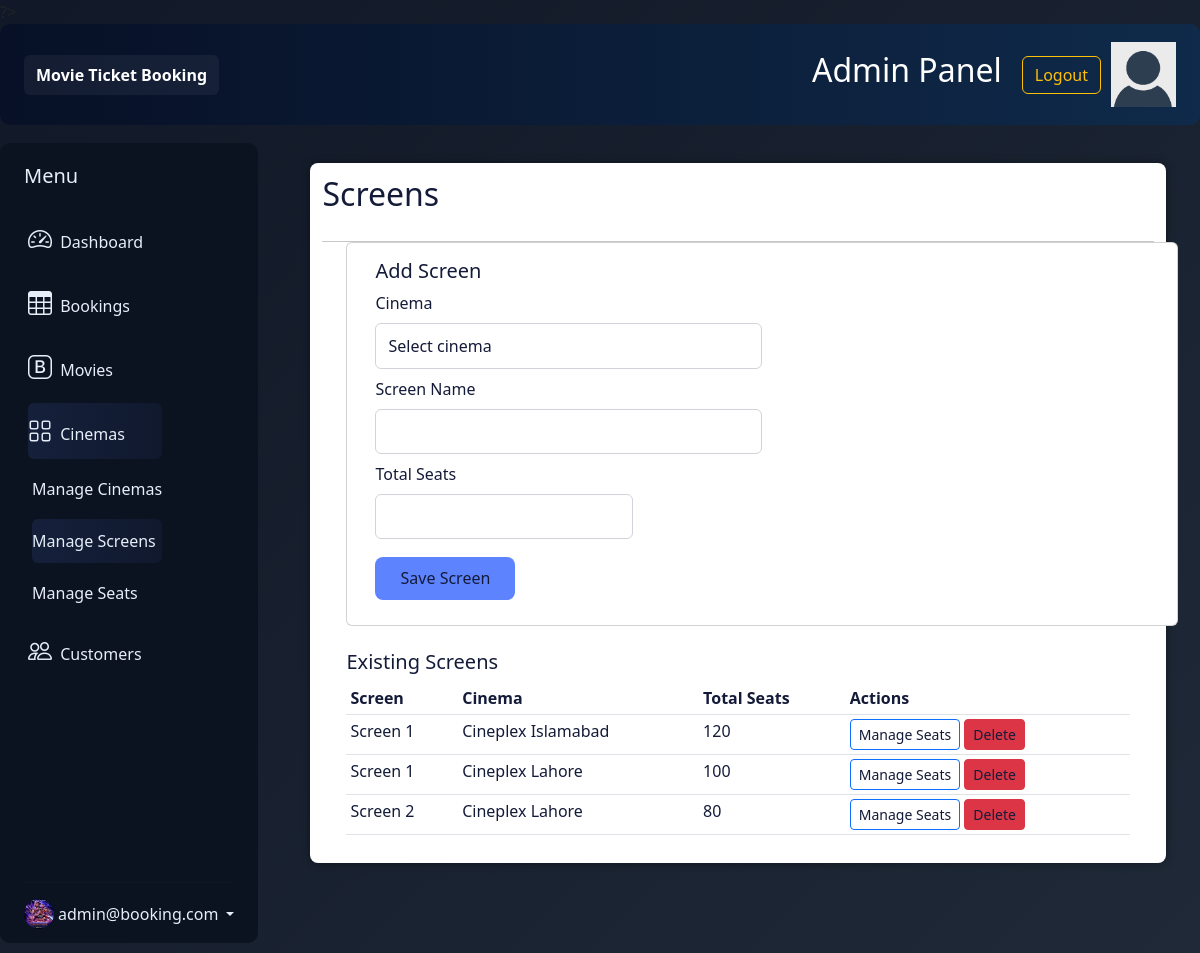
The app's page /admin/screens.php (signed in) with its own data.
### tables this page shows
CREATE TABLE screen (
    screen_id INT AUTO_INCREMENT PRIMARY KEY,
    screen_name VARCHAR(100) NOT NULL,
    total_seats INT NOT NULL,
    cinema_id INT NOT NULL,

    CHECK (total_seats > 0),

    FOREIGN KEY (cinema_id)
    REFERENCES cinema(cinema_id)
    ON DELETE CASCADE
);

CREATE TABLE cinema (
    cinema_id INT AUTO_INCREMENT PRIMARY KEY,
    cinema_name VARCHAR(150) NOT NULL,
    city VARCHAR(100) NOT NULL,
    address VARCHAR(300) NOT NULL,
    phone VARCHAR(20)
);

### admin/screens.php (the view, shortened to what this page needs)
<?php
include 'config.php';
$cinema_id = isset($_GET['cinema_id']) ? intval($_GET['cinema_id']) : 0;
$screens = [];
$sres = mysqli_query($con, "SELECT sc.*, c.cinema_name FROM screen sc JOIN cinema c ON sc.cinema_id = c.cinema_id " . ($cinema_id ? "WHERE sc.cinema_id = $cinema_id" : "") . " ORDER BY c.cinema_name, sc.screen_name");
while ($r = mysqli_fetch_assoc($sres)) $screens[] = $r;
?>
<!doctype html>
<html>
<head>
    <link rel="stylesheet" href="../style/styles.css">
</head>
<body>
    <?php include 'header.php'; ?>
    <div class="admin-container">
        <?php include 'sidebar.php'; ?>
        <div class="admin-section admin-section2">
            <div class="admin-section-column">
                <div class="admin-section-panel admin-section-panel2">
                    <div class="admin-panel-section-header"><h2>Screens</h2></div>
                    <div class="card mx-4 mb-4 container-sm">
                        <div class="card-body">
                            <h5>Add Screen</h5>
                            <form method="POST">
                                <div class="form-row">
                                    <div class="form-group col-md-6">
                                        <label>Cinema</label>
                                        <select name="cinema_id" class="form-control" required>
                                            <option value="">Select cinema</option>
                                        </select>
                                    </div>
                                    <div class="form-group col-md-6">
                                        <label>Screen Name</label>
                                        <input name="screen_name" class="form-control" required>
                                    </div>
                                </div>
                                <div class="form-row">
                                    <div class="form-group col-md-4">
                                        <label>Total Seats</label>
                                        <input name="total_seats" type="number" class="form-control" required>
                                    </div>
                                </div>
                                <button name="add_screen" class="btn btn-primary">Save Screen</button>
                            </form>
                        </div>
                    </div>
                    <div class="mx-4">
                        <h5>Existing Screens</h5>
                        <table class="table table-sm">
                            <thead><tr><th>Screen</th><th>Cinema</th><th>Total Seats</th><th>Actions</th></tr></thead>
                            <tbody>
                                <?php foreach ($screens as $s): ?>
                                    <tr>
                                        <td><?php echo htmlspecialchars($s['screen_name']); ?></td>
                                        <td><?php echo htmlspecialchars($s['cinema_name']); ?></td>
                                        <td><?php echo intval($s['total_seats']); ?></td>
                                        <td>
                                            <a class="btn btn-sm btn-outline-primary" href="seats.php?screen_id=<?php echo $s['screen_id']; ?>">Manage Seats</a>
                                            <a class="btn btn-sm btn-danger" href="screens.php?delete_id=<?php echo $s['screen_id']; ?>&cinema_id=<?php echo $s['cinema_id']; ?>" onclick="return confirm('Delete screen?')">Delete</a>
                                        </td>
                                    </tr>
                                <?php endforeach; ?>
                            </tbody>
                        </table>
                    </div>
                </div>
            </div>
        </div>
    </div>
</body>
</html>

### style/styles.css (style rules this page uses)
:root { color-scheme: dark; --bg: #070a17; --surface: #10152b; --surface-alt: #111a33; --panel: rgba(19, 28, 59, 0.96); --border: rgba(255,255,255,0.08); --text: #eef2ff; --muted: #9cb0d6; --primary: #5d83ff; --primary-soft: rgba(93, 131, 255, 0.16); --accent: #f4b24b; --shadow: 0 24px 80px rgba(3, 12, 35, 0.35); --bs-secondary-color: #eef2ff; --bs-secondary-bg: rgba(255,255,255,0.08); --bs-secondary-border: rgba(255,255,255,0.12); }
h1, h2, h3, h4, h5, h6 { color: var(--text); }
.admin-panel-section-header > h2 { color: var(--text); }
* { box-sizing: border-box; }
html, body { min-height: 100%; }
body { margin: 0; font-family: 'Inter', sans-serif; color: var(--text); background: linear-gradient(135deg, #111827, #1f2937); }
a { color: inherit; text-decoration: none; }
.card, .movie-card, .movie-card-body, .movie-detail-card, .movie-form .card, .movie-form .card-body, .booking-form-container, .footer-section-inner-container { background: #fff !important; color: #141b39 !important; }
.admin-section-panel, .admin-section-panel * { color: #141b39 !important; }
.admin-container { display: grid; grid-template-columns: 1fr 5fr; }
.admin-section2 { display: flex; flex-wrap: wrap; padding: 0 4px; }
.admin-section-column { flex: 100%; max-width: 100%; padding: 0 30px; }
.admin-section-panel { width: 100%; vertical-align: middle; background-color: #fff; -webkit-border-radius: 6px; -moz-border-radius: 6px; border-radius: 6px; -webkit-box-shadow: 0px 0px 9px 0px rgba(0, 0, 0, 0.4); -moz-box-shadow: 0px 0px 9px 0px rgba(0, 0, 0, 0.4); box-shadow: 0px 0px 9px 0px rgba(0, 0, 0, 0.4); padding: 20px; margin: 20px 0; }
.admin-panel-section-header { display: flex; align-items: center; justify-content: flex-start; padding-bottom: 20px; border-bottom: #c7c7c7 1px solid; }
.admin-section-panel2 form { display: block; width: 100%; }
.admin-section-panel2 form input, .admin-section-panel2 form textarea, .admin-section-panel2 form select { border-radius: 6px; border: 1px solid #d0d4da; padding: 0.6rem 0.75rem; width: 100%; height: auto; margin: 0.5rem 0; box-sizing: border-box; }
.admin-section-panel2 form button { border-radius: 8px; border: none; padding: 0.6rem 1rem; margin: 0.6rem 0; min-width: 140px; text-align: center; background-color: var(--primary); color: #fff; transition: all 0.2s ease; cursor: pointer; height: auto; }
.admin-section-panel2 form label { display: block; margin: 0.25rem 0 0.5rem 0; padding: 0; font-size: 1rem; width: auto; text-align: left; color: var(--text); }

### admin/screens.php (style rules this page uses)
.container-sm { max-width:900px }

### admin/header.php (style rules this page uses)
.admin-container { display:flex;gap:18px }
.admin-section { flex:1 }
.admin-section-panel { background:#fff;border-radius:8px;padding:12px }

### admin/sidebar.php (style rules this page uses)
.admin-section { order:1;flex:1 }

### records on screen
screen: screen_name "Screen 1", cinema.cinema_name "Cineplex Islamabad", total_seats "120"
screen: screen_name "Screen 1", cinema.cinema_name "Cineplex Lahore", total_seats "100"
screen: screen_name "Screen 2", cinema.cinema_name "Cineplex Lahore", total_seats "80"

### other values on screen
$_SESSION['uname'] "admin@booking.com"
